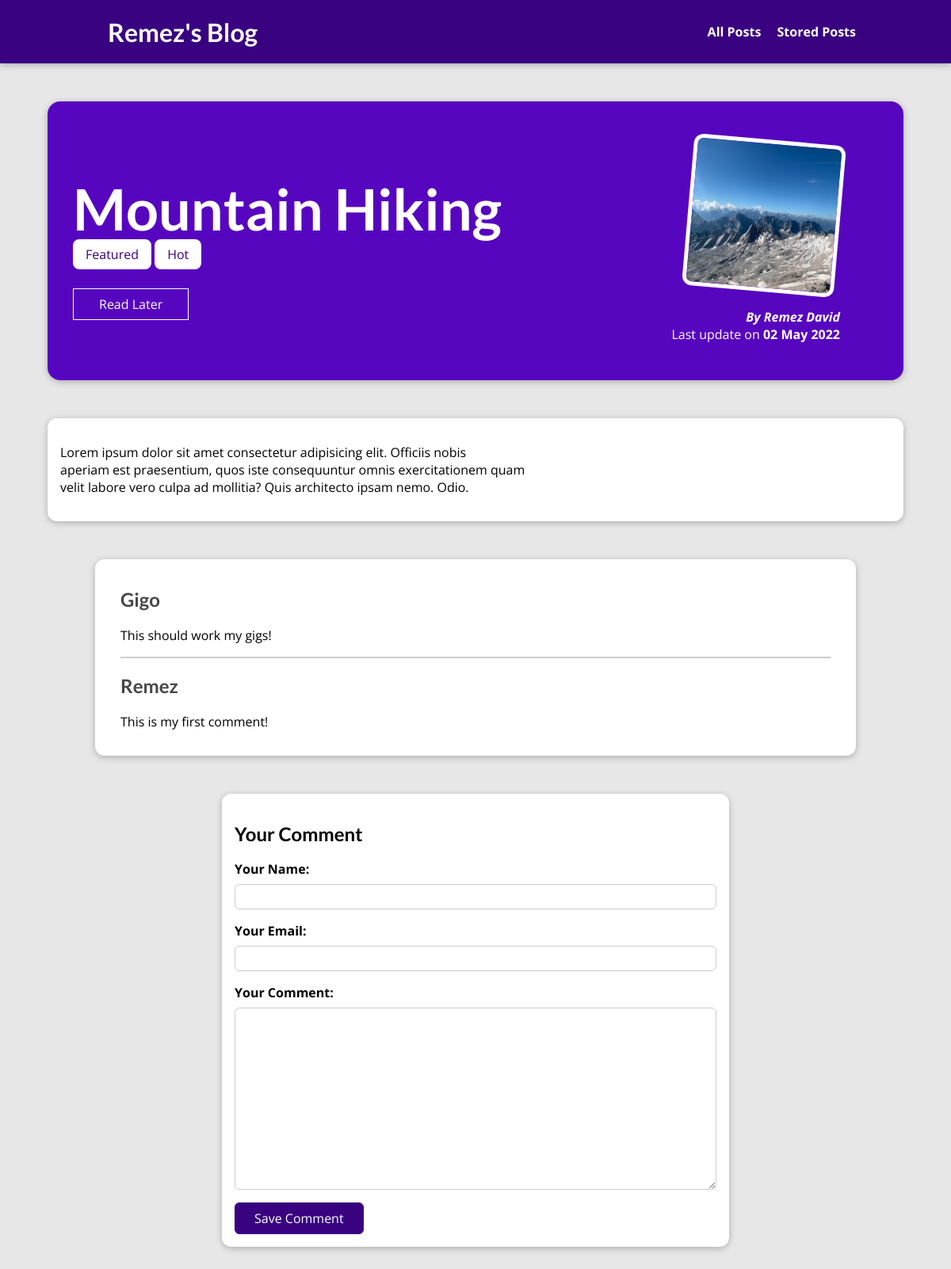
The page /posts/hike-in-the-mountains on the database its author committed.
### blog/models.py (models this page shows, shortened)
class Post(models.Model):
    title = models.CharField(max_length=150)
    excerpt = models.CharField(max_length=200)
    image = models.ImageField(upload_to="posts", null=True)
    date = models.DateField(auto_now=True)
    slug = models.SlugField(unique=True)
    content = models.TextField(validators=[MinLengthValidator(10)])
    author = models.ForeignKey(
        Author, on_delete=models.SET_NULL, related_name="posts", null=True)
    tags = models.ManyToManyField(Tag)

class Tag(models.Model):
    caption = models.CharField(max_length=20)

class Author(models.Model):
    first_name = models.CharField(max_length=100)
    last_name = models.CharField(max_length=100)
    email_address = models.EmailField()
    def full_name(self):
        return f"{self.first_name} {self.last_name}"
    def __str__(self):
        return self.full_name()

class Comment(models.Model):
    user_name = models.CharField(max_length=120)
    user_email = models.EmailField()
    text = models.TextField(max_length=400)
    post = models.ForeignKey(
        Post, on_delete=models.CASCADE, related_name="comments")

### blog/views.py (the view, shortened to what this page needs)
# urls.py: path('posts/<slug:slug>', view=views.SinglePostView.as_view(),
class SinglePostView(View):
    def is_stored_post(self, request, post_id):
        stored_posts = request.session.get("stored_posts")
        if stored_posts is not None:
            is_saved_for_later = post_id in stored_posts
        else:
            is_saved_for_later = False
        return is_saved_for_later
    def get(self, request, slug):
        post = Post.objects.get(slug=slug)
        context = {
            "post": post,
            "post_tags": post.tags.all(),
            "comment_form": CommentForm(),
            "comments": post.comments.all().order_by("-id"),
            "saved_for_later": self.is_stored_post(request, post.id),
        }
        return render(request=request, template_name="blog/post-detail.html", context=context)

### blog/forms.py
class CommentForm(forms.ModelForm):
    class Meta:
        model = Comment
        exclude = ["post"]
        labels = {
            "user_name": "Your Name",
            "user_email": "Your Email",
            "text": "Your Comment",
        }

### blog/templates/blog/post-detail.html (shortened to what this page needs)
{% extends 'base.html' %}
{% load static %}
{% block css_files %}
<link rel="stylesheet" href={% static 'blog/post-detail.css' %}>
{% endblock css_files %}
{% block page_content %}
<section id='summary'>
    <h2>{{ post.title }}</h2>
    <div>
        {% for tag in post_tags %}
        <span class="tag">{{tag.caption}}</span>
        {% endfor %}
    </div>
    <div id="read-later">
       <form action="{% url 'read-later' %}" method="POST">
            <button>
                {% if saved_for_later %}
                Remove from "Read Later" list
                {% else %}
                Read Later
                {% endif %}
            </button>
       </form>
    </div>
    <article>
        <img src="{{ post.image.url }}"} alt={{ post.title }}>
        <address>By <a href="mailto:{{post.author.email_address}}">{{ post.author }}</a></address>
        <div>
            Last update on <time>{{post.date|date:'d M Y'}}</time>
        </div>
    </article>
</section>
<main>
    {{ post.content|linebreaks }}
</main>
<section id="comments">
    <ul>
        {% for comment in comments %}
        <li>
            <h2>{{ comment.user_name }}</h2>
            <p>{{comment.text|linebreaks}}</p>
        </li>
        {% endfor %}
    </ul>
</section>
    <section id="comment-form">
        <h2>Your Comment</h2>
        <form action="{% url 'post-detail-page' post.slug %}" method="POST">
            {% for form_field in comment_form %}
            <div class="form-control {% if form_field.errors %}invalid{% endif %}">
                {{ form_field.label_tag }}
                {{ form_field }}
            </div>
            {% endfor %}
            <button>Save Comment</button>
        </form>
    </section>
{% endblock  %}

### templates/base.html (shortened to what this page needs)
{% load static %}
<!DOCTYPE html>
<html lang="en">
<head>
    <link rel="stylesheet" href={%static "app.css"%}>
    {% block css_files %}{% endblock css_files%}
</head>
<body>
    <header id="main-navigation">
        <h1>
            <a href={% url 'starting-page' %}>Remez's Blog</a>
        </h1>
        <nav>
            <a href={% url 'posts-page' %}>All Posts</a>
            <a href={% url 'read-later' %}>Stored Posts</a>
        </nav>
    </header>
    {% block page_content %}
    {% endblock page_content%}
</body>
</html>

### static/app.css (style rules this page uses)
* { box-sizing: border-box; }
html { font-family: 'Open Sans', 'Lato', sans-serif; }
body { margin: 0; }
h1, h2, h3 { font-family: 'Lato', sans-serif; font-weight: bold; }
#main-navigation { width: 100%; height: 5rem; display: flex; justify-content: space-between; align-items: center; padding: 0 10%; position: absolute; top: 0; left: 0; }
#main-navigation a { text-decoration: none; color: white; font-weight: bold; margin-left: 1rem; }

### blog/static/blog/post-detail.css (style rules this page uses)
body { background-color: #e7e7e7; }
#main-navigation { background-color: #390281; box-shadow: 0 2px 8px rgba(0, 0, 0, 0.25); }
#summary { margin: 8rem auto 3rem auto; padding: 2rem; width: 90%; max-width: 90rem; border-radius: 16px; background-color: #5706c0; position: relative; box-shadow: 0 2px 8px rgba(0, 0, 0, 0.25); height: 22rem; }
#summary h2 { color: white; font-size: 4.5rem; margin-bottom: 0.25rem; }
#summary article { position: absolute; top: 2rem; right: 3rem; padding: 1rem 2rem; border-radius: 12px; text-align: right; color: white; }
#summary article img { width: 12rem; height: 12rem; border-radius: 12px; transform: rotateZ(5deg); border: 5px solid white; margin-bottom: 1rem; }
#summary address { font-weight: bold; }
#summary a { color: white; text-decoration: none; }
#summary time { font-weight: bold; }
#read-later { margin: 2rem 0; }
#read-later button { background-color: transparent; border: 1px solid white; padding: 0.5rem 2rem; font: inherit; color: white; cursor: pointer; }
main { width: 90%; max-width: 90rem; margin: 3rem auto; background-color: white; padding: 1rem; border-radius: 12px; box-shadow: 0 2px 8px rgba(0, 0, 0, 0.25); }
.tag { background-color: white; color: #390281; padding: 0.5rem 1rem; border-radius: 8px; }
#comment-form { margin: 3rem auto; width: 90%; max-width: 40rem; border-radius: 12px; background-color: white; box-shadow: 0 2px 8px rgba(0, 0, 0, 0.25); padding: 1rem; }
#comment-form button { font: inherit; background-color: #390281; color: white; border: 1px solid #390281; padding: 0.5rem 1.5rem; border-radius: 6px; cursor: pointer; }
.form-control { margin-bottom: 1rem; }
.form-control label { font-weight: bold; margin-bottom: 0.5rem; display: block; }
.form-control input, .form-control textarea { display: block; width: 100%; font: inherit; padding: 0.25rem; border-radius: 6px; border: 1px solid #ccc; }
#comments { margin: 3rem auto; width: 90%; max-width: 60rem; border-radius: 12px; background-color: white; box-shadow: 0 2px 8px rgba(0, 0, 0, 0.25); padding: 1rem 2rem; }
#comments ul { list-style: none; margin: 0; padding: 0; }
#comments li { margin-bottom: 1rem; border-bottom: 2px solid #ccc; }
#comments li:last-of-type { border-bottom: none; }
#comments h2 { color: #464646; }

### rows shown on the page
Post: title "Mountain Hiking", image (picture), author "Remez David", date "02 May 2022", content "Lorem ipsum dolor sit amet consectetur adipisicing elit. Officiis nobis aperiam est praesentium, quos iste consequuntur omnis exercitationem quam velit labore vero culpa ad mollitia? Quis architecto ipsam nemo. Odio."
Tag: caption "Featured"
Tag: caption "Hot"
Comment: user_name "Gigo", text "This should work my gigs!"
Comment: user_name "Remez", text "This is my first comment!"
